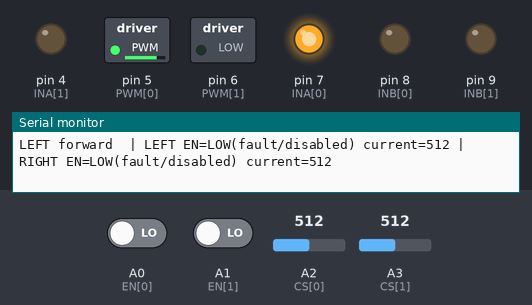
Recording of a sketch running on a simulated Arduino Uno, built with avr-gcc and run on an emulated ATmega328P. Parts: switched loads named in the sketch (green lamp = pin HIGH), output pins drawn as LEDs (lit = HIGH), the last lines printed to the serial monitor. The test bench sets the inputs (shaded band); at power-on: A0 (EN[0]) LOW, A1 (EN[1]) LOW, A2 (CS[0]) = 512, A3 (CS[1]) = 512.

Above: at 2.2 s.
2.3 s: A0 (EN[0]) driven HIGH
At 7.9 s:
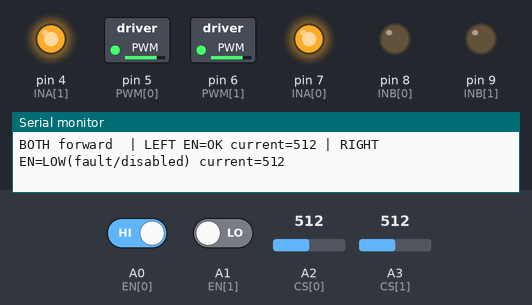
9.3 s: A1 (EN[1]) driven HIGH
At 11.4 s:
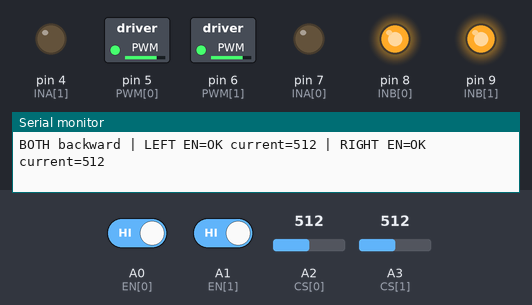
13.5 s: A0 (EN[0]) driven LOW
At 17.3 s:
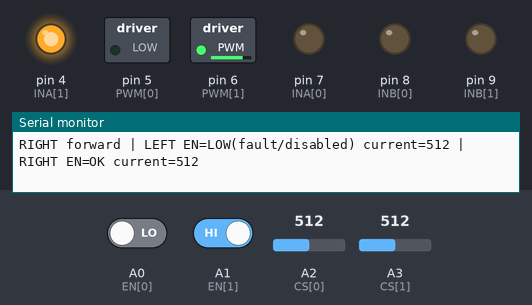
20.5 s: A1 (EN[1]) driven LOW
At 21.8 s:
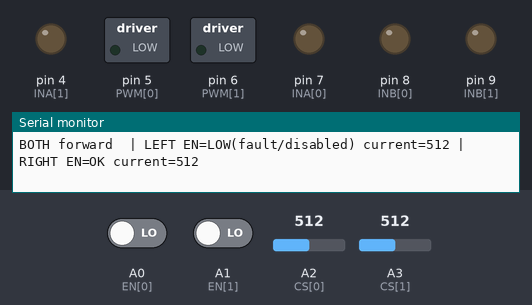
25.5 s: A0 (EN[0]) driven HIGH and A1 (EN[1]) driven HIGH
32.5 s: A0 (EN[0]) driven LOW and A1 (EN[1]) driven LOW
Timing chart, 0 to 40.5 s (numbered marks = the images above; inputs shaded):
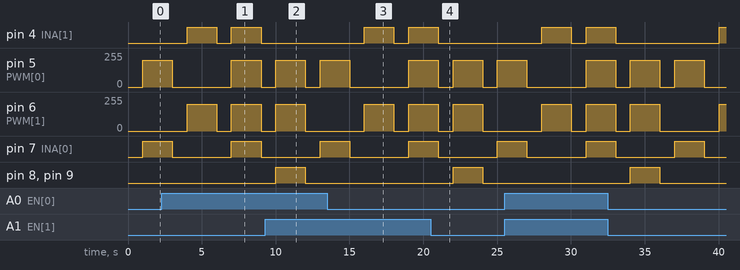

Measured:
- by itself, pin 5 (PWM[0]): alternates 200/255 for 2.0 s and 0/255 for 1.0 s

The sketch:

motor_test.ino
```cpp
/*
  MOTOR TEST - no Raspberry Pi needed.
  Upload from the laptop, keep the Arduino on the laptop USB,
  connect the battery to the shield + / -, lift the wheels,
  then open Tools > Serial Monitor at 115200 baud.

  Sequence (repeats):
    LEFT  forward 2 s -> stop
    RIGHT forward 2 s -> stop
    BOTH  forward 2 s -> stop
    BOTH  backward 2 s -> stop
*/

const int INA[2] = {7, 4};
const int INB[2] = {8, 9};
const int PWM[2] = {5, 6};
const int EN[2]  = {A0, A1};   // shield enable/fault pins: HIGH = OK
const int CS[2]  = {A2, A3};   // shield current sense
const char* NAME[2] = {"LEFT", "RIGHT"};
const int SPEED = 200;         // fairly strong push (0-255)

void motor(int m, int spd) {
  if (spd > 0)      { digitalWrite(INA[m], HIGH); digitalWrite(INB[m], LOW); }
  else if (spd < 0) { digitalWrite(INA[m], LOW);  digitalWrite(INB[m], HIGH); spd = -spd; }
  else              { digitalWrite(INA[m], LOW);  digitalWrite(INB[m], LOW); }
  analogWrite(PWM[m], spd);
}

void report(const char* step) {
  Serial.print(step);
  for (int m = 0; m < 2; m++) {
    Serial.print(" | "); Serial.print(NAME[m]);
    Serial.print(" EN="); Serial.print(digitalRead(EN[m]) ? "OK" : "LOW(fault/disabled)");
    Serial.print(" current="); Serial.print(analogRead(CS[m]));
  }
  Serial.println();
}

void runFor(const char* step, int l, int r) {
  motor(0, l); motor(1, r);
  delay(300);            // let current settle, then measure
  report(step);
  delay(1700);
  motor(0, 0); motor(1, 0);
  delay(1000);
}

void setup() {
  Serial.begin(115200);
  for (int m = 0; m < 2; m++) {
    pinMode(INA[m], OUTPUT); pinMode(INB[m], OUTPUT); pinMode(PWM[m], OUTPUT);
    pinMode(EN[m], INPUT);
  }
  motor(0, 0); motor(1, 0);
  delay(1000);
  report("IDLE");
}

void loop() {
  runFor("LEFT forward ", SPEED, 0);
  runFor("RIGHT forward", 0, SPEED);
  runFor("BOTH forward ", SPEED, SPEED);
  runFor("BOTH backward", -SPEED, -SPEED);
  Serial.println("---- repeat ----");
}
```
